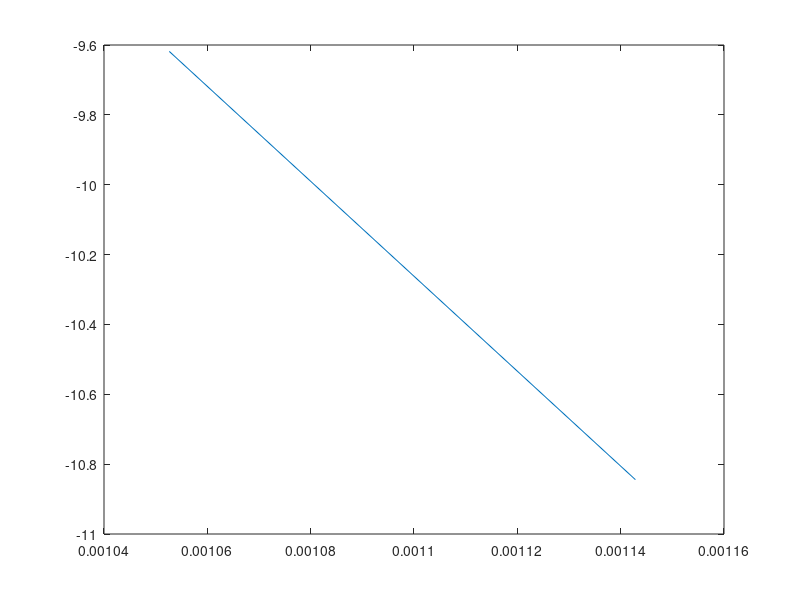

The MATLAB source for this figure:
% Viswanathan data, 9deg, w-normal
Kprime = [22.3, 70].';
T = [875, 950].';
Kprime = Kprime * 10^(-9);
KprimeT = Kprime .* T;
T = 1./T;

% load accidents
x = [ones(length(T),1), T];
y = log(KprimeT);

% format long
b = x\y;

plot(x(:,2), y)

k = 8.617*10^(-5);
eVToKcal_mol = 23.0605419453293;
Q = - (b(2)*k)*eVToKcal_mol

